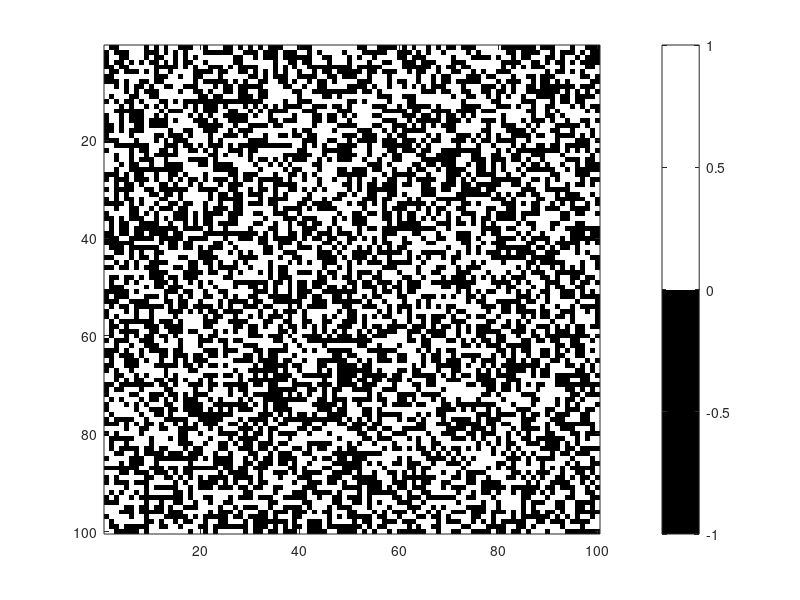

The MATLAB script that drew this image: (Note: this script raises an error after producing the figure.)
clear all
close all;
tic
% MATLAB code for Hysteresis curve using Ising model, Monte Carlo method, and Metropolis conditions

% Parameters
L_rows = 100; % Number of rows in lattice
L_cols = 100; % Number of columns in lattice
J = 1; % Interaction energy (positive for ferromagnetic material)
T = 1.5; % Temperature (in units of J/kB)
H_vals = linspace(0, 3, 5000); % Range of external magnetic field (0 to 10)
steps_per_H = 5000; % Monte Carlo steps for each H value

% Initialize spin lattice with random spins (-1 or +1)
spin_lattice = 2 * randi([0, 1], L_rows, L_cols) - 1; 

% Display initial lattice configuration
figure;
imagesc(spin_lattice);
colormap([0 0 0; 1 1 1]); % Custom colormap: black for -1, white for 1
caxis([-1 1]); % Set color axis limits to fix mapping
colorbar('Ticks', [-1, 1], 'TickLabels', {'-1', '1'});
title('Initial Spin Lattice');
xlabel('X Position');
ylabel('Y Position');
set(gca, 'YDir', 'normal'); % Reverse y-axis direction
drawnow;
toc
% Initialize magnetization and field arrays
magnetization = zeros(1, length(H_vals));






%Initial starting from 0
% Monte Carlo simulation with Metropolis algorithm for forward field sweep (0 to 10)
for h = 1:length(H_vals)
    H = H_vals(h); % Current magnetic field
    for step = 1:steps_per_H
        % Choose a random spin to flip
        i = randi([1, L_rows]);
        j = randi([1, L_cols]);

        % Calculate energy difference (dE) if this spin is flipped
        S = spin_lattice(i, j);
        neighbors = spin_lattice(mod(i, L_rows) + 1, j) + spin_lattice(mod(i - 2, L_rows) + 1, j) + ...
                    spin_lattice(i, mod(j, L_cols) + 1) + spin_lattice(i, mod(j - 2, L_cols) + 1);
        dE = 2 * S * (J * neighbors + H);

        % Metropolis condition: accept flip if dE < 0 or with probability exp(-dE / T)
        if dE < 0 || rand() < exp(-dE / T)
            spin_lattice(i, j) = -S;
        end
    end
    
    % Calculate magnetization after equilibration for this H
    magnetization(h) = mean(spin_lattice(:));
end

figure;
imagesc(spin_lattice);
colormap([0 0 0; 1 1 1]); % Custom colormap: black for -1, white for 1
caxis([-1 1]); % Set color axis limits to fix mapping
colorbar('Ticks', [-1, 1], 'TickLabels', {'-1', '1'});
title('Forward field Spin Lattice');
xlabel('X Position');
ylabel('Y Position');
set(gca, 'YDir', 'normal'); % Reverse y-axis direction
drawnow;
toc









% Reverse the field sweep:
H_vals_back = linspace(3, -3, 5000); % Range of external magnetic field (10 to -10)
magnetization_back = zeros(1, length(H_vals_back));

% Start reverse sweep from the final lattice state of forward sweep
spin_lattice_back = spin_lattice;

% Monte Carlo simulation with Metropolis algorithm for reverse field sweep (10 to -10)
for h = 1:length(H_vals_back)
    H = H_vals_back(h); % Current magnetic field
    for step = 1:steps_per_H
        % Choose a random spin to flip
        i = randi([1, L_rows]);
        j = randi([1, L_cols]);

        % Calculate energy difference (dE) if this spin is flipped
        S = spin_lattice_back(i, j);
        neighbors = spin_lattice_back(mod(i, L_rows) + 1, j) + spin_lattice_back(mod(i - 2, L_rows) + 1, j) + ...
                    spin_lattice_back(i, mod(j, L_cols) + 1) + spin_lattice_back(i, mod(j - 2, L_cols) + 1);
        dE = 2 * S * (J * neighbors + H);

        % Metropolis condition: accept flip if dE < 0 or with probability exp(-dE / T)
        if dE < 0 || rand() < exp(-dE / T)
            spin_lattice_back(i, j) = -S;
        end
    end
    
    % Calculate magnetization after equilibration for this H
    magnetization_back(h) = mean(spin_lattice_back(:));
end
figure;
imagesc(spin_lattice_back);
colormap([0 0 0; 1 1 1]); % Custom colormap: black for -1, white for 1
caxis([-1 1]); % Set color axis limits to fix mapping
colorbar('Ticks', [-1, 1], 'TickLabels', {'-1', '1'});
title('Reverse field Spin Lattice');
xlabel('X Position');
ylabel('Y Position');
set(gca, 'YDir', 'normal'); % Reverse y-axis direction
drawnow;
toc










% Forward the field sweep again:
H_vals_forw = linspace(-3, 3, 5000); % Range of external magnetic field (10 to -10)
magnetization_forw = zeros(1, length(H_vals_forw));

% Start reverse sweep from the final lattice state of forward sweep
spin_lattice_forw = spin_lattice_back;

% Monte Carlo simulation with Metropolis algorithm for reverse field sweep (10 to -10)
for h = 1:length(H_vals_forw)
    H = H_vals_forw(h); % Current magnetic field
    for step = 1:steps_per_H
        % Choose a random spin to flip
        i = randi([1, L_rows]);
        j = randi([1, L_cols]);

        % Calculate energy difference (dE) if this spin is flipped
        S = spin_lattice_forw(i, j);
        neighbors = spin_lattice_forw(mod(i, L_rows) + 1, j) + spin_lattice_forw(mod(i - 2, L_rows) + 1, j) + ...
                    spin_lattice_forw(i, mod(j, L_cols) + 1) + spin_lattice_forw(i, mod(j - 2, L_cols) + 1);
        dE = 2 * S * (J * neighbors + H);

        % Metropolis condition: accept flip if dE < 0 or with probability exp(-dE / T)
        if dE < 0 || rand() < exp(-dE / T)
            spin_lattice_forw(i, j) = -S;
        end
    end
    
    % Calculate magnetization after equilibration for this H
    magnetization_forw(h) = mean(spin_lattice_forw(:));
end
figure;
imagesc(spin_lattice_forw);
colormap([0 0 0; 1 1 1]); % Custom colormap: black for -1, white for 1
caxis([-1 1]); % Set color axis limits to fix mapping
colorbar('Ticks', [-1, 1], 'TickLabels', {'-1', '1'});
title('Reverse field Spin Lattice');
xlabel('X Position');
ylabel('Y Position');
set(gca, 'YDir', 'normal'); % Reverse y-axis direction
drawnow;
toc



% Plot Hysteresis curve (Forward sweep)
figure;
plot(H_vals, magnetization, 'o', 'DisplayName', 'Forward Sweep');
hold on;
plot(H_vals_back, magnetization_back, 'o', 'DisplayName', 'Reverse Sweep');
hold on;
plot(H_vals_forw, magnetization_forw, 'o', 'DisplayName', 'Forward Back Sweep');

xlabel('Magnetic Field H');
ylabel('Magnetization M');
title('Hysteresis Curve using Ising Model and Monte Carlo Method');
legend('show');
grid on;
